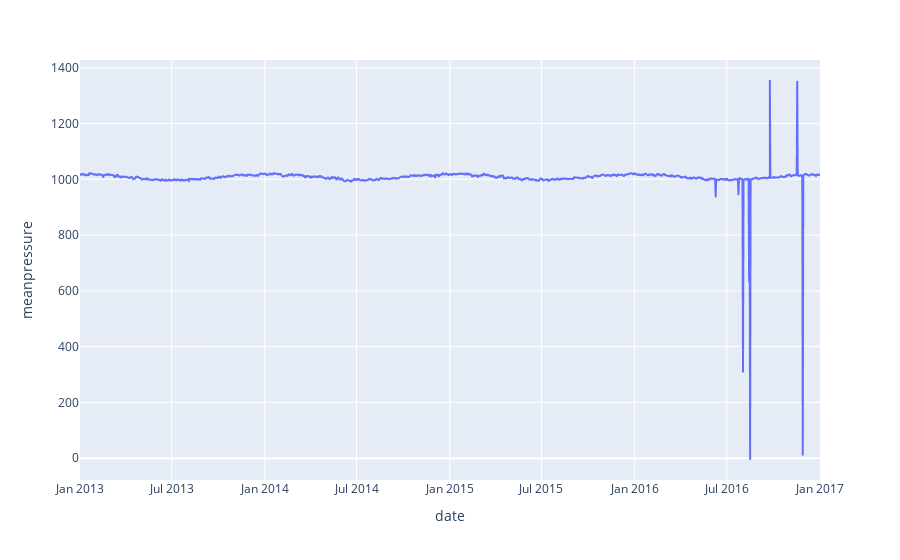

The notebook cell saved with this chart:
### Code cell
fig = px.line(df, y='meanpressure')
fig.show()

### Figure 1 — Plotly figure (JSON) as saved in the notebook; plotly's stock layout.template omitted (floating-point values rounded to 4 significant figures; data arrays with more than 128 entries replaced by an {"elided": "..."} marker saying what was removed)
{"data": [{"hovertemplate": "date=%{x}<br>meanpressure=%{y}<extra></extra>", "legendgroup": "", "line": {"color": "#636efa", "dash": "solid"}, "marker": {"symbol": "circle"}, "mode": "lines", "name": "", "showlegend": false, "type": "scattergl", "x": {"elided": "1462 str values"}, "xaxis": "x", "y": {"elided": "1462 float values"}, "yaxis": "y"}], "layout": {"legend": {"tracegroupgap": 0}, "margin": {"t": 60}, "xaxis": {"anchor": "y", "domain": [0, 1], "title": {"text": "date"}}, "yaxis": {"anchor": "x", "domain": [0, 1], "title": {"text": "meanpressure"}}}}
